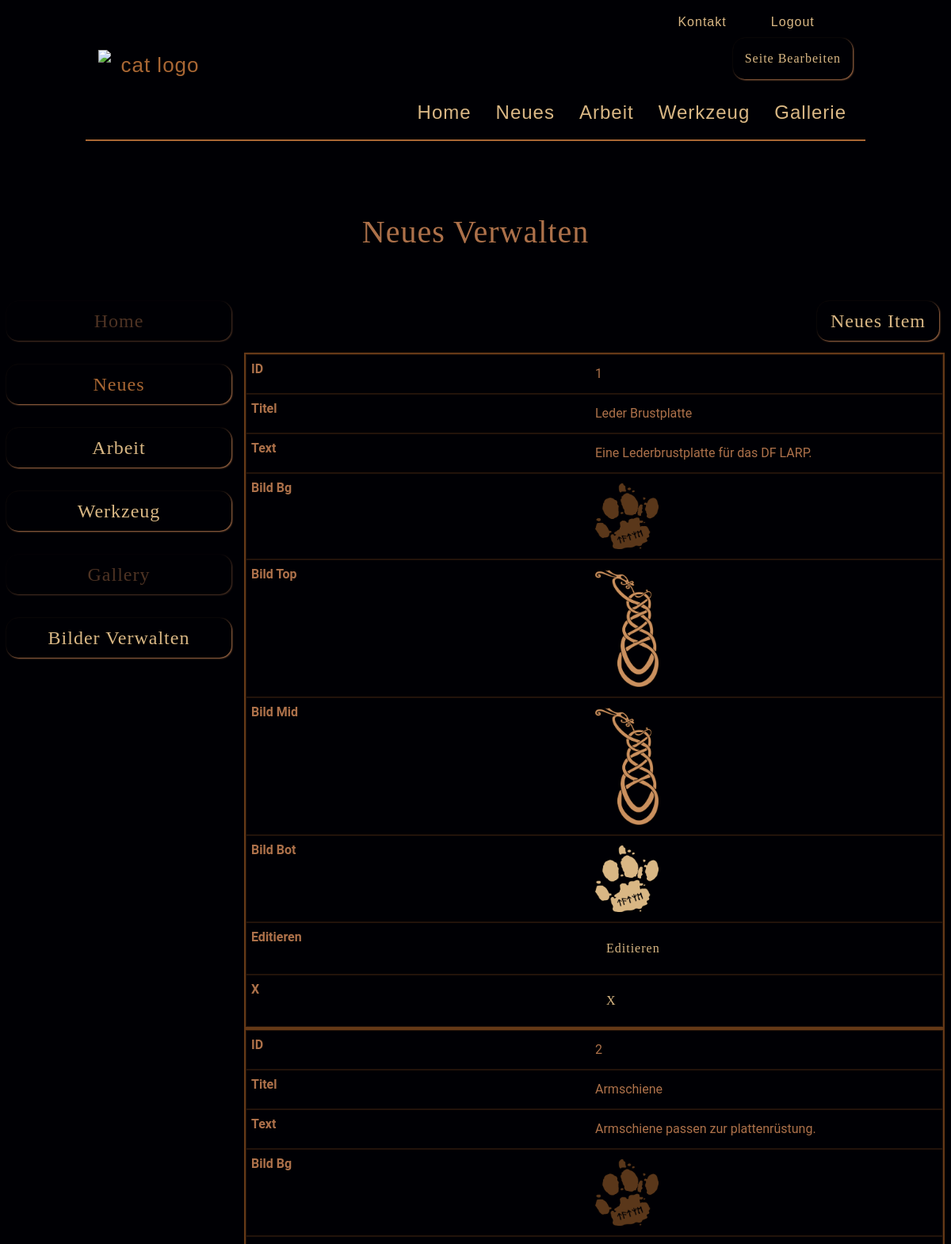
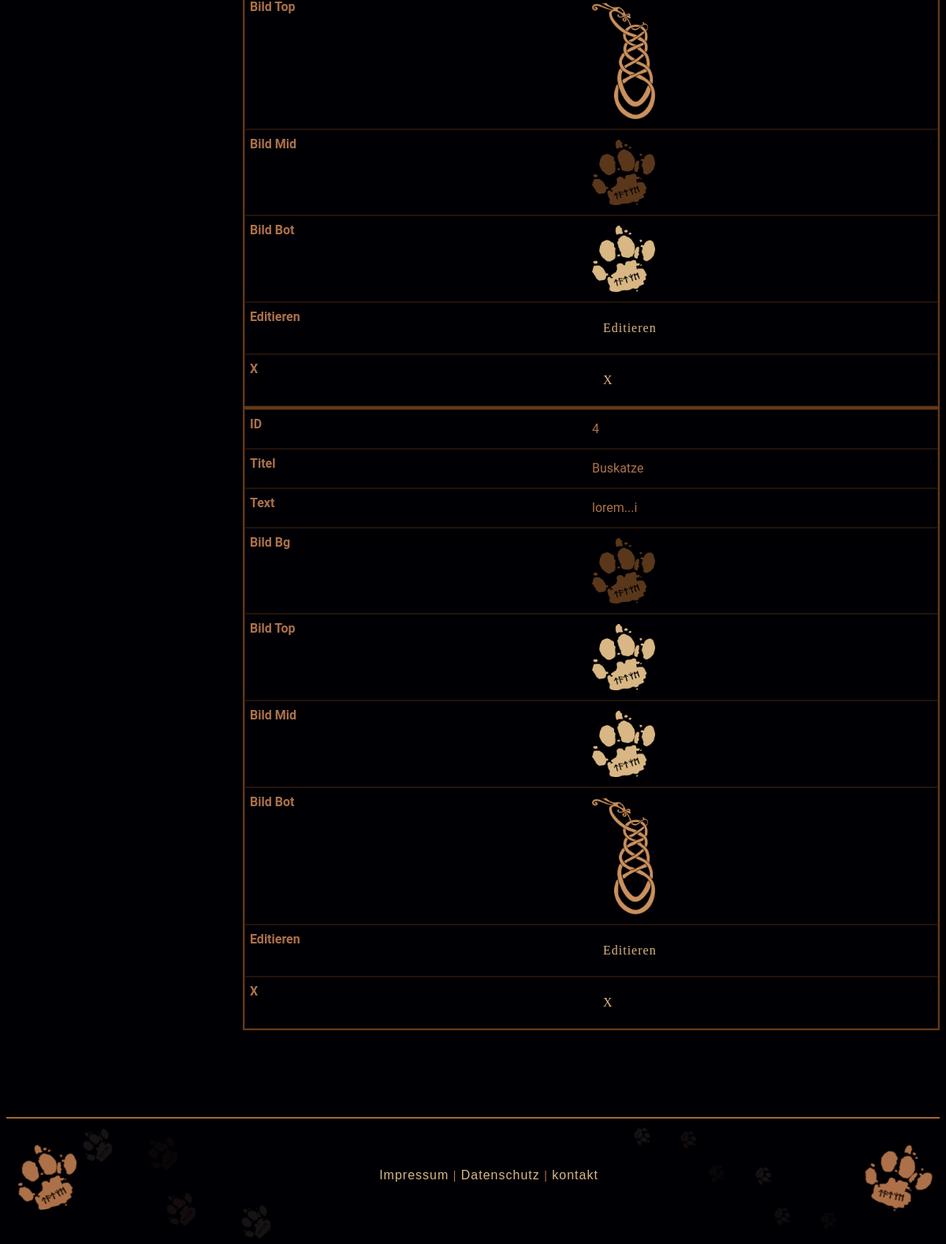
Screenshot of /index.php?p=admin&module=news&action=list (signed in) with the database file from the repository (2 pictures, top to bottom).
### tables this page shows
CREATE TABLE `news` (
  `id` int(11) NOT NULL,
  `title` varchar(50) NOT NULL,
  `text` varchar(250) NOT NULL,
  `bg_image` int(150) NOT NULL,
  `top_image` int(150) NOT NULL,
  `mid_image` int(150) NOT NULL,
  `bot_image` int(150) NOT NULL
);

CREATE TABLE `image_folder` (
  `id` int(11) NOT NULL,
  `folder` varchar(250) NOT NULL
);

CREATE TABLE `images` (
  `id` int(11) NOT NULL,
  `alt` varchar(250) NOT NULL DEFAULT 'eine Abbildung',
  `filename` varchar(250) NOT NULL,
  `id_folder` int(11) NOT NULL
);

### web/index.php (called while the page is built, shortened)
<?php
require 'templates/layout.php';

### web/models/news.php (called while the page is built, shortened)
<?php
function getAllNews()
{
    global $db_connection;
    $res = mysqli_query($db_connection,"SELECT news.*,
            imgBg.alt AS altBg,
            imgTop.alt AS altTop,
            imgMid.alt AS altMid,
            imgBot.alt AS altBot,
            imgBg.filename AS filenameBg,
            imgTop.filename AS filenameTop,
            imgMid.filename AS filenameMid,
            imgBot.filename AS filenameBot,
            folderBg.folder AS folderBg,
            folderTop.folder AS folderTop,
            folderMid.folder AS folderMid,
            folderBot.folder AS folderBot
            FROM news,
            images AS imgBg,
            images AS imgTop,
            images AS imgMid,
            images AS imgBot,
            image_folder AS folderBg,
            image_folder AS folderTop,
            image_folder AS folderMid,
            image_folder AS folderBot
            WHERE news.bg_image = imgBg.id
            AND imgBg.id_folder = folderBg.id
            AND news.top_image = imgTop.id
            AND imgTop.id_folder = folderTop.id
            AND news.mid_image = imgMid.id
            AND imgMid.id_folder = folderMid.id
            AND news.bot_image = imgBot.id
            AND imgBot.id_folder = folderBot.id");
    $items = [];
    while ($row = mysqli_fetch_assoc($res)) {
        $items[] = $row;
    }
    return $items;
}

### web/controllers/admin/news.php (called while the page is built, shortened)
<?php
$available_actions = [
    'list',
    'new',
    'create',
    'edit',
    'update',
    'delete'
];
if (isset($_REQUEST['action']) && in_array($_REQUEST['action'], $available_actions)) {
    $action = $_REQUEST['action'];
} else {
}
if (isset($action)){
    switch ($action) {
        case 'list':
            $pageElement = listItems();
            break;
    }
}
function listItems()
{
    include('models/news.php');
    $items = getAllNews();
    return [
        'page' => 'templates/admin/lists/news.php',
        'items' => $items,
        'edit_link' => 'index.php?p=admin&module=news&action=edit&id=',
        'delete_link' => 'index.php?p=admin&module=news&action=delete&id=',
    ];
}

### web/templates/admin/lists/news.php (the view, shortened to what this page needs)
<div class="row justify-content-end">
        <button class="btn btn_1 btn_send btn_table"><a href="<?php print 'index.php?p=admin&module=news&action=new'; ?>">Neues Item</a></button>
</div>
<div class="row">
    <div class="col table-responsive" id="no-more-tables">
        <table class="table table-bordered table-striped table-condensed">
            <tbody>
                <?php foreach($pageElement['items'] as $item){ ?>
                    <tr>
                        <td data-title="ID"><?php print $item['id']; ?></td>
                        <td data-title="Titel"><?php print $item['title']; ?></td>
                        <td data-title="Text"><?php print $item['text']; ?></td>
                        <td data-title="Bild Bg"><img src="img/<?php print $item['folderBg']; ?>/<?php print $item['filenameBg']; ?>" alt="<?php print $item['altBg']; ?>" class="table_img"></td>
                        <td data-title="Bild Top"><img src="img/<?php print $item['folderTop']; ?>/<?php print $item['filenameTop']; ?>" alt="<?php print $item['altTop']; ?>" class="table_img"></td>
                        <td data-title="Bild Mid"><img src="img/<?php print $item['folderMid']; ?>/<?php print $item['filenameMid']; ?>" alt="<?php print $item['altMid']; ?>" class="table_img"></td>
                        <td data-title="Bild Bot"><img src="img/<?php print $item['folderBot']; ?>/<?php print $item['filenameBot']; ?>" alt="<?php print $item['altBot']; ?>" class="table_img"></td>
                        <td data-title="Editieren"><button class="btn"><a href="<?php print $pageElement['edit_link'] . $item['id']; ?>">Editieren</a></button></td>
                        <td data-title="X"><button class="btn"><a href="<?php print $pageElement['delete_link'] . $item['id']; ?>">X</a></button></td>
                    </tr>
                <?php } ?>
            </tbody>
        </table>
    </div>
</div>

### rows the page displays
news: id "1", title "Leder Brustplatte", text "Eine Lederbrustplatte für das DF LARP.", bg_image.filename (picture), mid_image.filename (picture), bot_image.filename (picture)
news: id "2", title "Armschiene", text "Armschiene passen zur plattenrüstung.", bg_image.filename (picture), top_image.filename (picture), bot_image.filename (picture)
news: id "4", title "Buskatze", text "lorem...i", bg_image.filename (picture), mid_image.filename (picture), bot_image.filename (picture)

### other values shown
$titleBackend "Neues"
